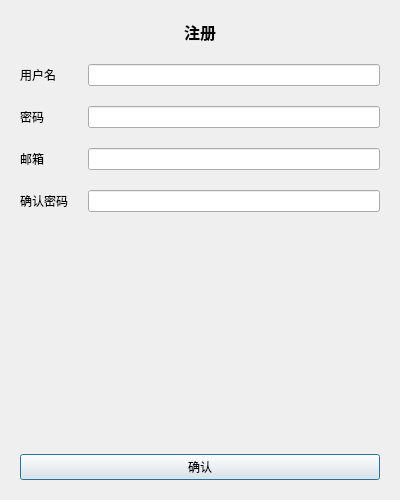
<?xml version="1.0" encoding="UTF-8"?>
<ui version="4.0">
 <class>RegisterPanel</class>
 <widget class="QDialog" name="RegisterPanel">
  <property name="geometry">
   <rect>
    <x>0</x>
    <y>0</y>
    <width>400</width>
    <height>500</height>
   </rect>
  </property>
  <property name="windowTitle">
   <string>用户注册</string>
  </property>
  <layout class="QVBoxLayout" name="verticalLayout">
   <property name="spacing">
    <number>20</number>
   </property>
   <property name="leftMargin">
    <number>20</number>
   </property>
   <property name="topMargin">
    <number>20</number>
   </property>
   <property name="rightMargin">
    <number>20</number>
   </property>
   <property name="bottomMargin">
    <number>20</number>
   </property>
   <item>
    <widget class="QLabel" name="HeaderLabel">
     <property name="font">
      <font>
       <pointsize>12</pointsize>
       <weight>75</weight>
       <bold>true</bold>
      </font>
     </property>
     <property name="text">
      <string>注册</string>
     </property>
     <property name="alignment">
      <set>Qt::AlignCenter</set>
     </property>
    </widget>
   </item>
   <item>
    <layout class="QFormLayout" name="formLayout">
     <item row="0" column="0">
      <widget class="QLabel" name="label">
       <property name="text">
        <string>用户名</string>
       </property>
      </widget>
     </item>
     <item row="0" column="1">
      <widget class="QLineEdit" name="UserNameEdit"/>
     </item>
     <item row="1" column="0">
      <widget class="QLabel" name="label_2">
       <property name="text">
        <string>密码</string>
       </property>
      </widget>
     </item>
     <item row="1" column="1">
      <widget class="QLineEdit" name="PasswordEdit"/>
     </item>
     <item row="2" column="0">
      <widget class="QLabel" name="label_5">
       <property name="text">
        <string>邮箱</string>
       </property>
      </widget>
     </item>
     <item row="2" column="1">
      <widget class="QLineEdit" name="EmailEdit"/>
     </item>
     <item row="3" column="0">
      <widget class="QLabel" name="label_4">
       <property name="text">
        <string>确认密码</string>
       </property>
      </widget>
     </item>
     <item row="3" column="1">
      <widget class="QLineEdit" name="ConfirmPasswordEdit"/>
     </item>
    </layout>
   </item>
   <item>
    <spacer name="verticalSpacer">
     <property name="orientation">
      <enum>Qt::Vertical</enum>
     </property>
     <property name="sizeHint" stdset="0">
      <size>
       <width>20</width>
       <height>40</height>
      </size>
     </property>
    </spacer>
   </item>
   <item>
    <widget class="QPushButton" name="confirmBtn">
     <property name="text">
      <string>确认</string>
     </property>
    </widget>
   </item>
  </layout>
 </widget>
 <resources/>
 <connections/>
</ui>
